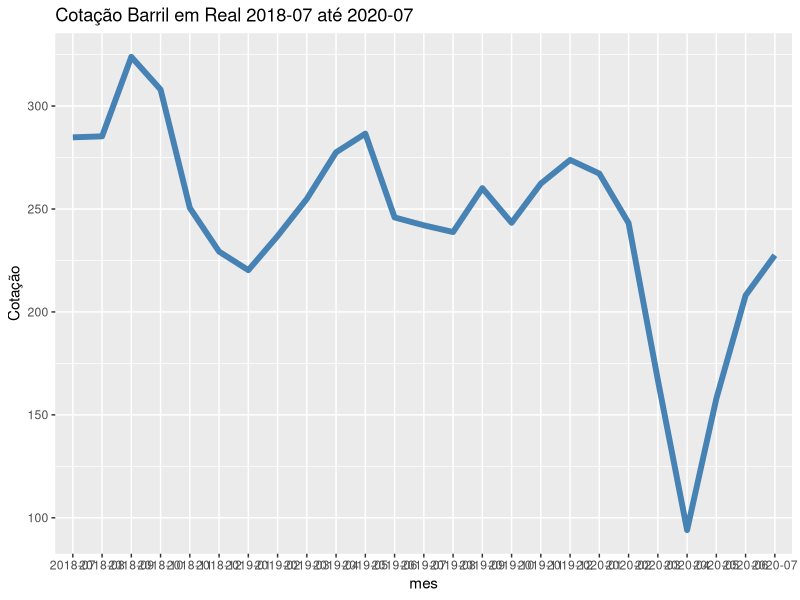
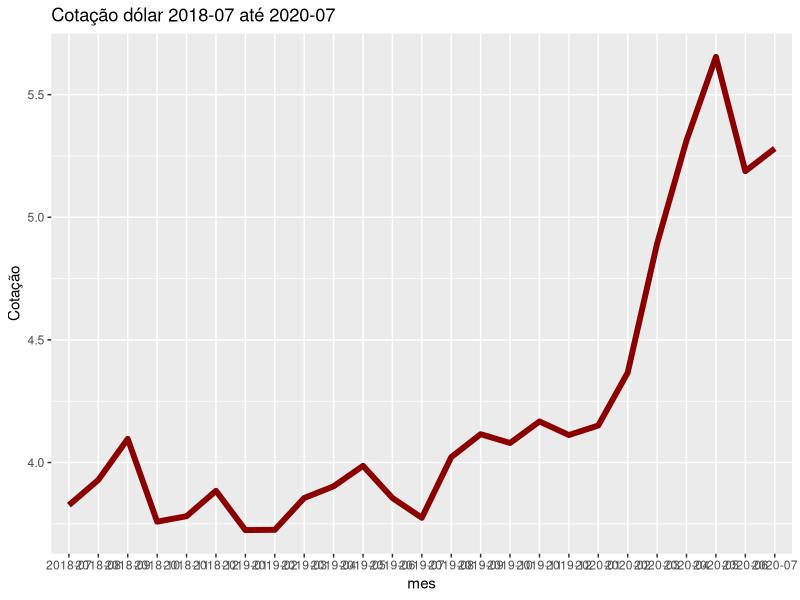

These figures' R source, in order: (Note: this script raises an error after producing the figures.)
setwd("E:/Estudos/Trabalho_Bloco_A")
getwd()

library(dplyr)
library(tidyr) #adc por felipe para transpor a coluna em varias colunas
library(ggplot2)


df_total <- read.csv("df_final.csv")
View(df_total)


#Primeiramente vou gerar um novo dataset filtrando apenas o Brasil para analise (sem levar em consideração por região)
df_total_brasil <- subset(df_total, Sigla_regiao== 'BR')

#Após feito a junção dos dados em um único dataset, será plotado algumas visões

#Gráfico da variação do dolar e do barril de petroleo (brent)
linhaDolar <- ggplot(data=df_total_brasil, aes(x=mes)) +
   geom_line(aes(y = CotacaoDolar, group=1), color = "darkred", size=2)+
   ggtitle("Cotação dólar 2018-07 até 2020-07") +
   ylab("Cotação")

linhaBrent <- ggplot(data=df_total_brasil, aes(x=mes)) +
   geom_line(aes(y = CotacaoBrentReais, group=2), color = "steelblue", size=2)+
   ggtitle("Cotação Barril em Real 2018-07 até 2020-07") +
   ylab("Cotação")  

linhaDolar+linhaBrent


#gráfico da variação do preço da gasolina pelo produtor
linhaVarProdutor <- ggplot(data=df_total_brasil, aes(x=mes)) +
   geom_line(aes(y = mediaPrecoGasolina, group=1), color = "darkred", size=2)+
   ggtitle("Preço produtor gasolina 2018-07 até 2020-07") +
   ylab("Cotação")

linhaDolar+linhaBrent+linhaVarProdutor

